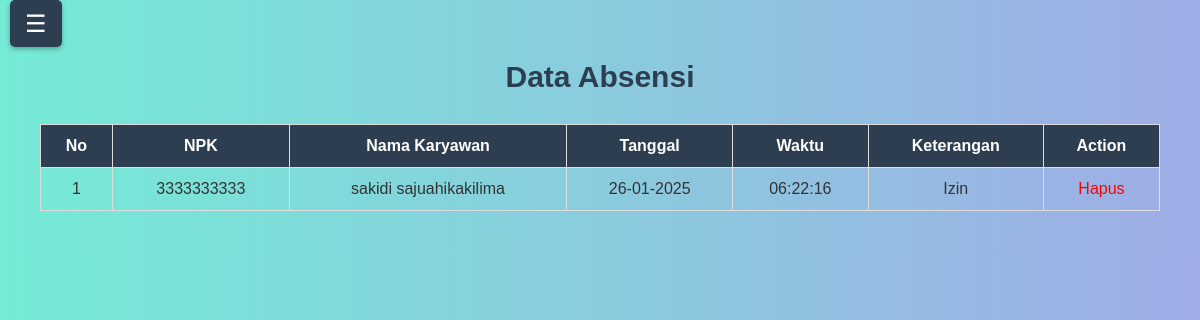
Screenshot of /data_absensi_admin.php with the database file from the repository.
### tables this page shows
CREATE TABLE `tb_absensi` (
  `id` int(11) NOT NULL,
  `NPK` bigint(20) DEFAULT NULL,
  `tanggal` date NOT NULL DEFAULT curdate(),
  `keterangan` enum('Hadir','Izin','Sakit','Tanpa Keterangan') NOT NULL,
  `waktu_absen` timestamp NOT NULL DEFAULT current_timestamp(),
  `nama_karyawan` varchar(100) NOT NULL
);

CREATE TABLE `dt_karyawan` (
  `NPK` varchar(50) NOT NULL,
  `nama` varchar(100) NOT NULL,
  `jabatan` varchar(100) NOT NULL,
  `alamat` text NOT NULL,
  `password` varchar(255) NOT NULL,
  `role` varchar(50) DEFAULT 'dt_karyawan',
  `foto` longblob DEFAULT NULL
);

### data_absensi_admin.php (the view, shortened to what this page needs)
<?php
$host = 'localhost';
$username = 'root';
$password = '';
$dbname = 'db_absensi';
$conn = new mysqli($host, $username, $password, $dbname);
$query = "SELECT
            tb_absensi.id,
            tb_absensi.NPK,
            dt_karyawan.nama,
            DATE_FORMAT(tb_absensi.tanggal, '%d-%m-%Y') AS tanggal_formatted,
            TIME_FORMAT(tb_absensi.waktu_absen, '%H:%i:%s') AS waktu_formatted,
            tb_absensi.keterangan
          FROM tb_absensi
          LEFT JOIN dt_karyawan ON tb_absensi.NPK = dt_karyawan.NPK
          ORDER BY tb_absensi.tanggal DESC";
$result = $conn->query($query);
?>
<!DOCTYPE html>
<html lang="en">
<head>
</head>
<body>
<div class="menu-toggle">
    <span id="menu-icon">☰</span>
</div>
<div class="content">
    <h1>Data Absensi</h1>
    <table>
        <thead>
            <tr>
                <th>No</th>
                <th>NPK</th>
                <th>Nama Karyawan</th>
                <th>Tanggal</th>
                <th>Waktu</th>
                <th>Keterangan</th>
                <th>Action</th>
            </tr>
        </thead>
        <tbody>
            <?php
            if ($result && $result->num_rows > 0) {
                $no = 1;
                while ($row = $result->fetch_assoc()) {
                    $nama_karyawan = $row['nama'] ?? 'Tidak Ditemukan';
                    echo "<tr>
                        <td>{$no}</td>
                        <td>{$row['NPK']}</td>
                        <td>{$nama_karyawan}</td>
                        <td>{$row['tanggal_formatted']}</td>
                        <td>{$row['waktu_formatted']}</td>
                        <td>{$row['keterangan']}</td>
                        <td><a href='data_absensi_admin.php?id={$row['id']}'>Hapus</a></td>
                    </tr>";
                    $no++;
                }
            } else {
                echo "<tr><td colspan='7'>Tidak ada data absensi.</td></tr>";
            }
            ?>
        </tbody>
    </table>
</div>
</body>
</html>

### data_absensi_admin.php (style rules this page uses)
body { font-family: 'Poppins', sans-serif; margin: 0; padding: 0; background: linear-gradient(to right, #74ebd5, #9face6); color: #333; }
.menu-toggle { position: fixed; top: 10px; left: 10px; z-index: 1000; cursor: pointer; }
.menu-toggle span { font-size: 24px; color: white; background: #2c3e50; padding: 10px 15px; border-radius: 5px; box-shadow: 0 2px 5px rgba(0, 0, 0, 0.3); transition: background 0.3s ease, transform 0.3s ease; }
.content { margin-left: 0; padding: 40px; transition: margin-left 0.3s ease; }
.content h1 { text-align: center; font-size: 30px; color: #2c3e50; margin-bottom: 30px; }
table { width: 100%; border-collapse: collapse; margin-top: 20px; }
table, th, td { border: 1px solid #ddd; }
th, td { padding: 12px; text-align: center; }
th { background-color: #2c3e50; color: white; }
a { color: red; text-decoration: none; }

### rows the page displays
tb_absensi: NPK "3333333333", dt_karyawan.nama "sakidi sajuahikakilima", tanggal_formatted "26-01-2025", waktu_formatted "06:22:16", keterangan "Izin"
